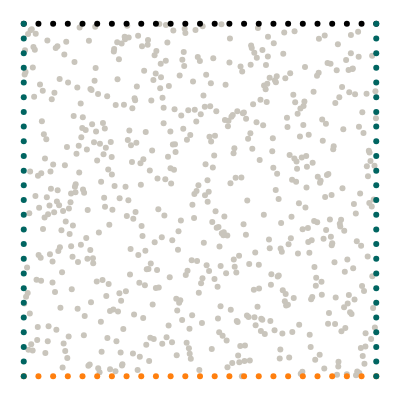

Notebook source saved alongside this figure:
### Markdown cell above
## Geometry

We want to model a quarter of a plate with an elliptical hole. The domain itself is represented by collocation points, the boundaries are represented by uniformly sampled points along the perimeter.

### Code cell
import torch
from torch.optim.lr_scheduler import StepLR, ExponentialLR
import numpy as np
from scipy.stats import qmc
from plotly.express.colors import sequential
import plotly.graph_objects as go
import plotly.figure_factory as ff
from tqdm import tqdm
import wandb
import matplotlib.pyplot as plt

torch.set_default_dtype(torch.float64)
from global_constants import L, MU, LBD

# Number of collocation points
N = 25

B0 = 0
EPS0 = 0.1

# Epochs
epochs = 5000
# Batch size
batch_size = 64
# Leanring rate
lr = 0.01 #normally 0.001
# Scheduler step width
scheduler_step = 150 #normally 2000
# Gamma factor of scheduler
scheduler_gamma = 0.7

# Number of hidden neurons
hn = 50

# Weight of PDE loss
W_PDE = 0.01

# Create collocation points
points = L * qmc.LatinHypercube(d=2).random(N**2)
collocation = torch.tensor(points, requires_grad=True).double()

# Boundary points
x_top = torch.linspace(0, L, N, requires_grad=True).double()
y_top = L * torch.ones((N, 1), requires_grad=True).double()
top = torch.column_stack([x_top, y_top]).double()

x_bottom = torch.linspace(0, L, N).double()
y_bottom = torch.zeros((N, 1)).double()
bottom = torch.column_stack([x_bottom, y_bottom]).double()

x_left = torch.zeros((N, 1)).double()
y_left = torch.linspace(0, L, N).double()
left = torch.column_stack([x_left, y_left]).double()

x_right = L * torch.ones((N, 1)).double()
y_right = torch.linspace(0, L, N).double()
right = torch.column_stack([x_right, y_right]).double()


# Visualize geometry
with torch.no_grad():
    mode = "markers"
    gray = dict(color="#C9C5BC")
    green = dict(color="#006561")
    black = dict(color="black")
    orange = dict(color="#ff7f0e")
    fig = go.Figure()
    fig.add_trace(go.Scatter(x=collocation[:, 0], y=collocation[:, 1], mode=mode, marker=gray))
    fig.add_trace(go.Scatter(x=top[:, 0], y=top[:, 1], mode=mode, marker=black))
    fig.add_trace(go.Scatter(x=bottom[:, 0], y=bottom[:, 1], mode=mode, marker=orange))
    fig.add_trace(go.Scatter(x=left[:, 0], y=left[:, 1], mode=mode, marker=green))
    fig.add_trace(go.Scatter(x=right[:, 0], y=right[:, 1], mode=mode, marker=green))
    fig.layout.yaxis.scaleanchor = "x"
    fig.update_layout(
        template="none",
        width=400,
        height=400,
        margin=dict(l=0, r=0, b=0, t=0),
        showlegend=False,
    )
    fig.update_xaxes(visible=False)
    fig.update_yaxes(visible=False)
    fig.show()

### Figure 1 — Plotly figure (JSON) as saved in the notebook; plotly's stock layout.template omitted (floating-point values rounded to 4 significant figures; data arrays with more than 128 entries replaced by an {"elided": "..."} marker saying what was removed)
{"data": [{"marker": {"color": "#C9C5BC"}, "mode": "markers", "type": "scatter", "x": {"elided": "625 float values"}, "y": {"elided": "625 float values"}}, {"marker": {"color": "black"}, "mode": "markers", "type": "scatter", "x": [0, 0.04167, 0.08333, 0.125, 0.1667, 0.2083, 0.25, 0.2917, 0.3333, 0.375, 0.4167, 0.4583, 0.5, 0.5417, 0.5833, 0.625, 0.6667, 0.7083, 0.75, 0.7917, 0.8333, 0.875, 0.9167, 0.9583, 1], "y": [1, 1, 1, 1, 1, 1, 1, 1, 1, 1, 1, 1, 1, 1, 1, 1, 1, 1, 1, 1, 1, 1, 1, 1, 1]}, {"marker": {"color": "#ff7f0e"}, "mode": "markers", "type": "scatter", "x": [0, 0.04167, 0.08333, 0.125, 0.1667, 0.2083, 0.25, 0.2917, 0.3333, 0.375, 0.4167, 0.4583, 0.5, 0.5417, 0.5833, 0.625, 0.6667, 0.7083, 0.75, 0.7917, 0.8333, 0.875, 0.9167, 0.9583, 1], "y": [0, 0, 0, 0, 0, 0, 0, 0, 0, 0, 0, 0, 0, 0, 0, 0, 0, 0, 0, 0, 0, 0, 0, 0, 0]}, {"marker": {"color": "#006561"}, "mode": "markers", "type": "scatter", "x": [0, 0, 0, 0, 0, 0, 0, 0, 0, 0, 0, 0, 0, 0, 0, 0, 0, 0, 0, 0, 0, 0, 0, 0, 0], "y": [0, 0.04167, 0.08333, 0.125, 0.1667, 0.2083, 0.25, 0.2917, 0.3333, 0.375, 0.4167, 0.4583, 0.5, 0.5417, 0.5833, 0.625, 0.6667, 0.7083, 0.75, 0.7917, 0.8333, 0.875, 0.9167, 0.9583, 1]}, {"marker": {"color": "#006561"}, "mode": "markers", "type": "scatter", "x": [1, 1, 1, 1, 1, 1, 1, 1, 1, 1, 1, 1, 1, 1, 1, 1, 1, 1, 1, 1, 1, 1, 1, 1, 1], "y": [0, 0.04167, 0.08333, 0.125, 0.1667, 0.2083, 0.25, 0.2917, 0.3333, 0.375, 0.4167, 0.4583, 0.5, 0.5417, 0.5833, 0.625, 0.6667, 0.7083, 0.75, 0.7917, 0.8333, 0.875, 0.9167, 0.9583, 1]}], "layout": {"height": 400, "margin": {"b": 0, "l": 0, "r": 0, "t": 0}, "showlegend": false, "width": 400, "xaxis": {"visible": false}, "yaxis": {"scaleanchor": "x", "visible": false}}}
